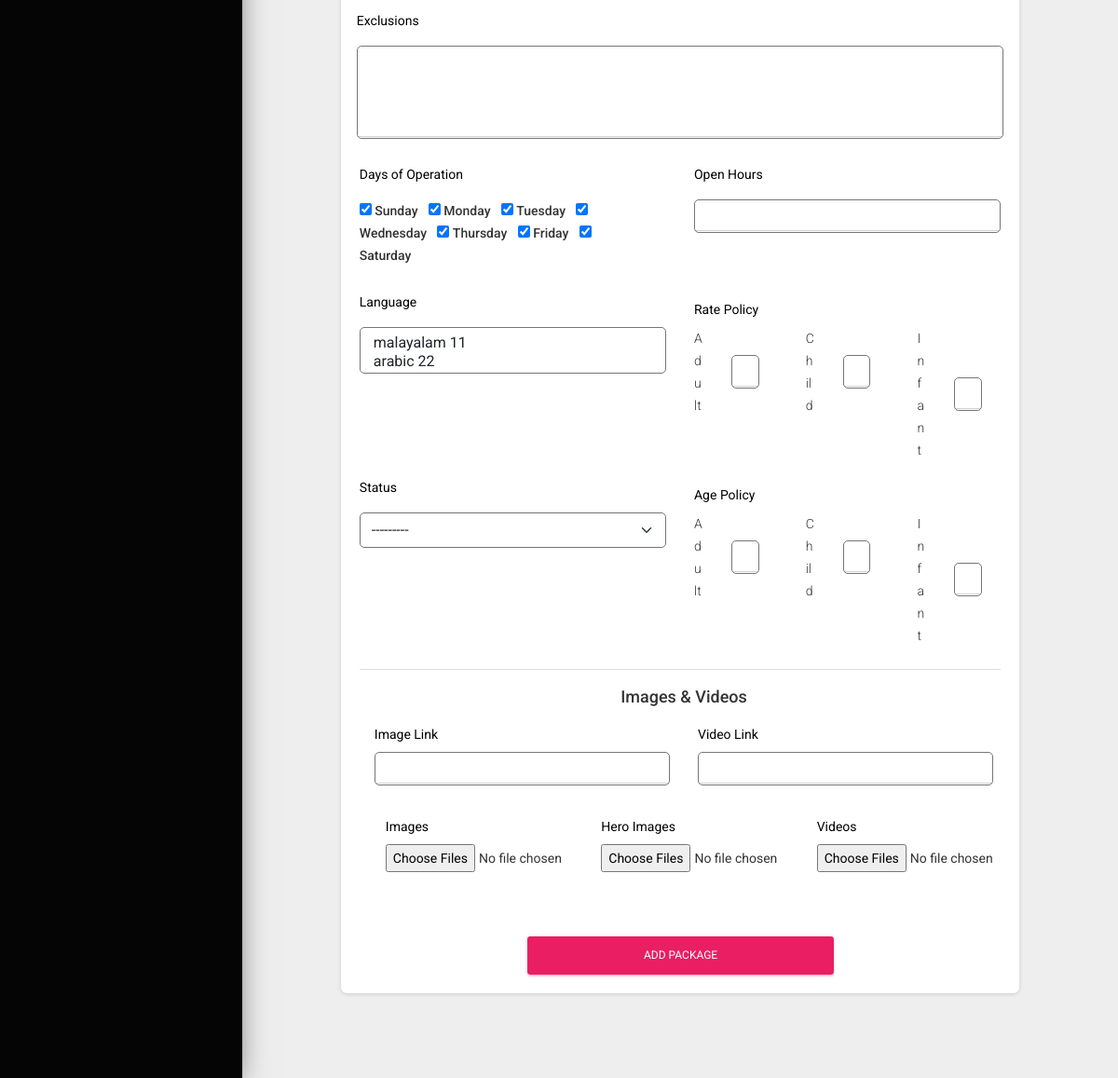
/addpackage (lower part), run on an earlier commit of the app's database.
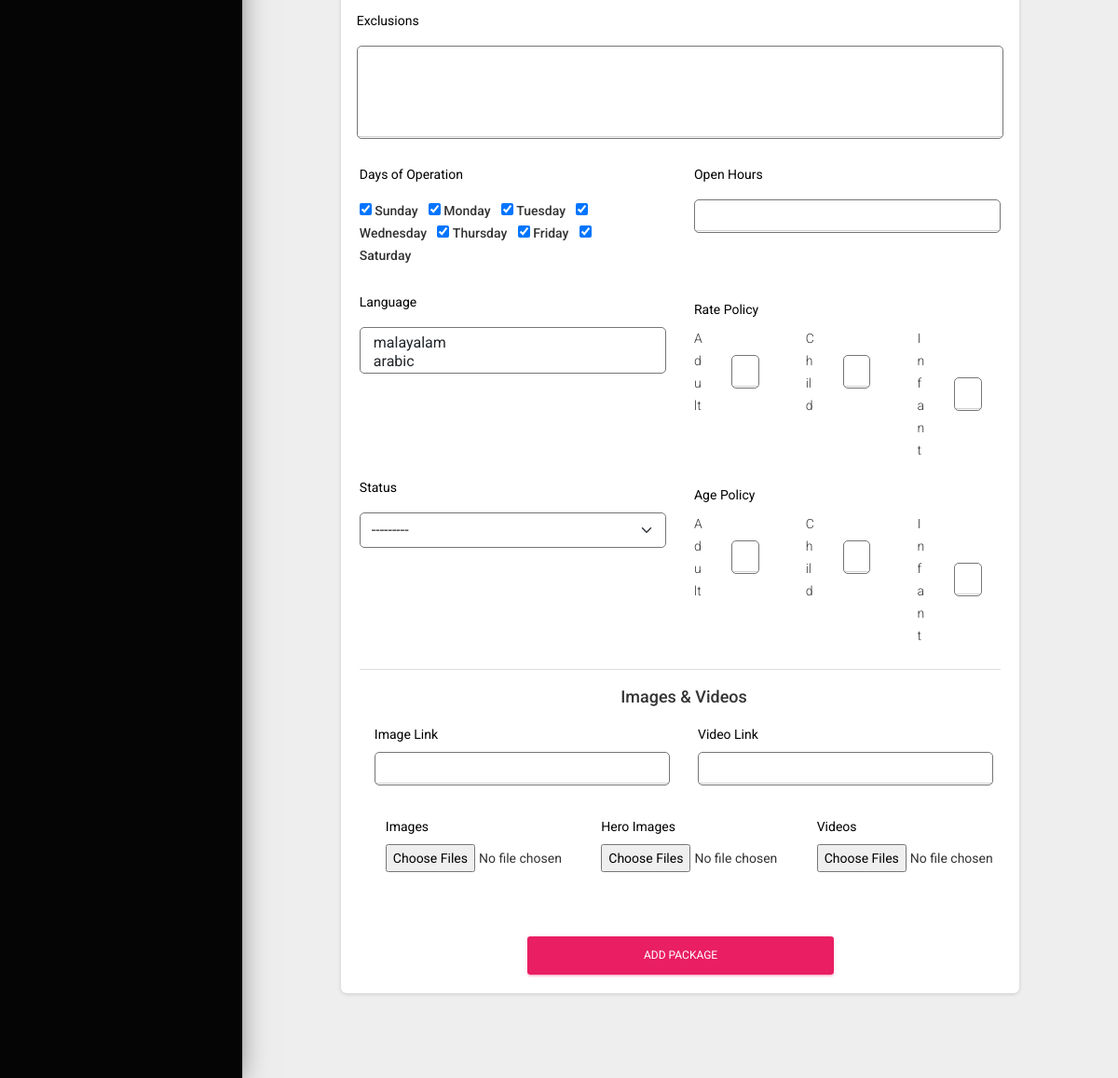
And on a later commit of the database.
### admin_dashboard/models.py (models this page shows, shortened)
class Language(models.Model):
    language_id = models.CharField(max_length=10, primary_key=True, editable=False)
    language_name = models.CharField(max_length=100,unique=True)
    def __str__(self):
        return self.language_name

### admin_dashboard/views.py (the view)
# urls.py: path('addpackage',addpackages_view,name="add_package"),
def addpackages_view(request):
    if request.method=='POST':
        image=request.FILES.getlist("image")
        Hero_images=request.FILES.getlist("image")
        videos=request.FILES.getlist("video")
        form=Package_form(request.POST)
        if form.is_valid():
            package=form.save(commit=False)
            package.save()
            for i in image:
                Package_images.objects.create(package=package,image=i)
            for i in Hero_images:
                Hero_image.objects.create(package=package,image=i)
            for i in videos:
                Video.objects.create(package=package,video=i)
            messages.success(request,"New Package Added Successfully...")
            return redirect('add_package')
        else:
            messages.warning(request,"Package Adding Failed")
            return redirect('add_package')
    else:
        form=Package_form()
        imageform=Package_image_form()
        hero_image_form=Hero_image_form()
        video_form=Video_form()
    return render(request,'addpackages.html',{'form':form,'imageform':imageform,'heroimageform':hero_image_form,'videoform':video_form})

### admin_dashboard/forms.py
class Package_image_form(forms.ModelForm):
    image=MultipleFileField(label='',required=False)
    class Meta:
        model=Package_images
        fields=['image']

### admin_dashboard/models.py (called while the page is built)
    def __str__(self):
        return self.status

    def __str__(self):
        return self.category_name

### admin_dashboard/templates/addpackages.html (shortened to what the changed rows need)
{% extends "base.html" %} {% block content %}
<div class="content">
  <div class="container-fluid">
    <div class="row mt-4">
      <div class="col-lg-10 col-md-12 col-md-12  pt-3 text-black">
        <div class="card">
        <div class="card-body">
        <form action="" method="post" enctype="multipart/form-data">
          <div class="row mt-3">
            <div class="col-6">
              <div class="form-group">
                {{form.language}}
              </div>
            </div>
          </div>
        </form>
      </div>
      </div>
    </div>
  </div>
</div>
{% endblock content %}

What changed in the data, as far as the page shows it:
changed Language: language "malayalam 11 / arabic 22" → "malayalam / arabic"
